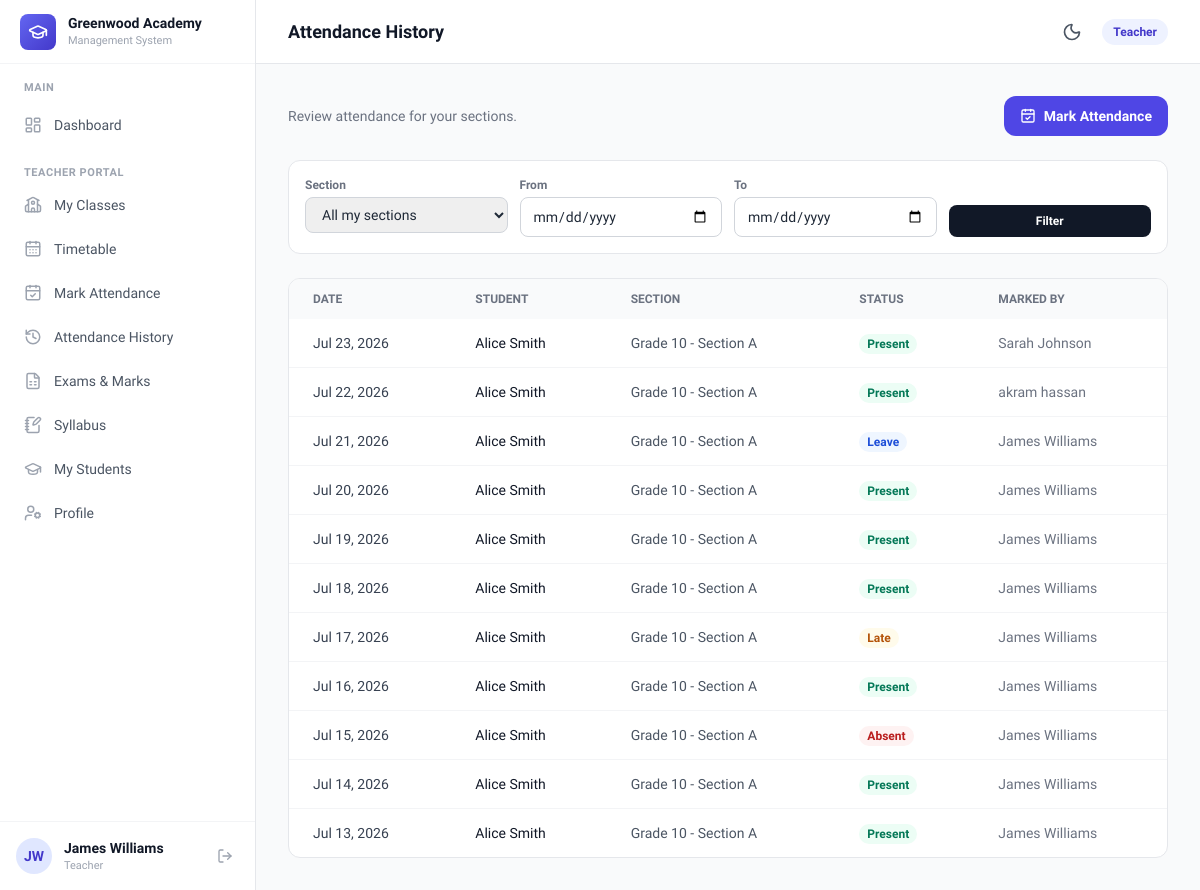
/teacher/attendance/history/ (signed in), run on an earlier commit of the app's database.
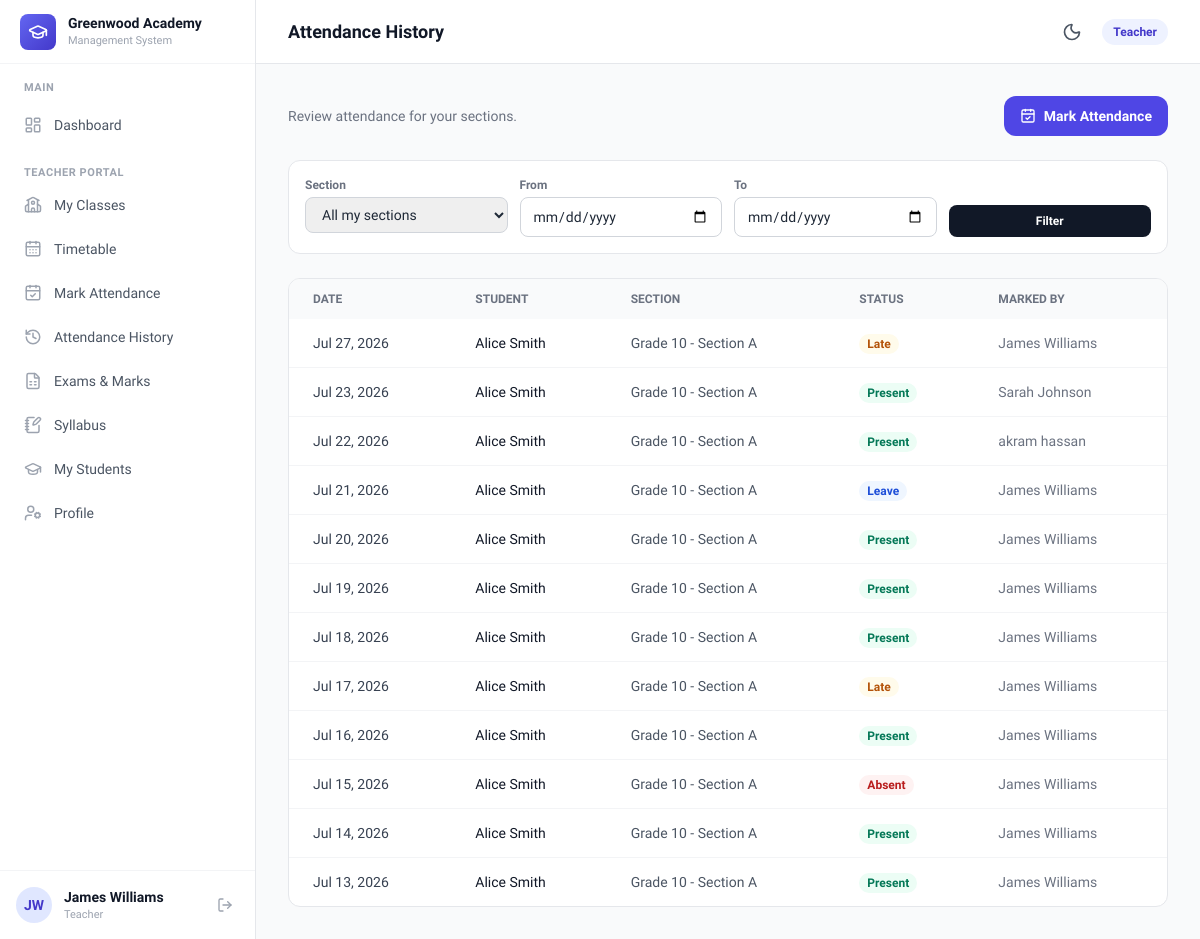
And on a later commit of the database.
### core/models.py (models this page shows, shortened)
class TenantModel(models.Model):
    school = models.ForeignKey(
        School,
        on_delete=models.CASCADE,
        related_name='%(class)s_set',
    )
    objects = TenantManager()
    unscoped = UnscopedManager()
    class Meta:
        abstract = True

class StudentAttendance(TenantModel):
    student = models.ForeignKey(
        Student,
        on_delete=models.CASCADE,
        related_name='attendances'
    )
    section = models.ForeignKey(
        Section,
        on_delete=models.CASCADE,
        related_name='attendances'
    )
    date = models.DateField()
    status = models.CharField(
        max_length=20,
        choices=AttendanceStatusChoices.choices,
        default=AttendanceStatusChoices.PRESENT
    )
    marked_by = models.ForeignKey(
        settings.AUTH_USER_MODEL,
        on_delete=models.SET_NULL,
        null=True,
        blank=True,
        related_name='marked_attendances'
    )
    remarks = models.TextField(blank=True)
    class Meta:
        ordering = ['-date', 'student']
        unique_together = ['student', 'date']

class Student(TenantModel):
    user = models.OneToOneField(
        settings.AUTH_USER_MODEL,
        on_delete=models.CASCADE,
        related_name='student_profile'
    )
    section = models.ForeignKey(
        Section,
        on_delete=models.SET_NULL,
        null=True,
        blank=True,
        related_name='students'
    )
    parent = models.ForeignKey(
        settings.AUTH_USER_MODEL,
        on_delete=models.SET_NULL,
        null=True,
        blank=True,
        related_name='children',
        limit_choices_to={'primary_role': PrimaryRoleChoices.PARENT}
    )
    admission_number = models.CharField(max_length=100)
    class Meta:
        ordering = ['admission_number']
        unique_together = ['school', 'admission_number']

class User(AbstractUser):
    username = None  # Remove username field
    email = models.EmailField('email address', unique=True)
    school = models.ForeignKey(
        School,
        on_delete=models.CASCADE,
        null=True,
        blank=True,
        related_name='users',
    )
    primary_role = models.CharField(
        max_length=20,
        choices=PrimaryRoleChoices.choices,
        blank=True,
    )
    phone = models.CharField(max_length=20, blank=True)
    USERNAME_FIELD = 'email'
    REQUIRED_FIELDS = []  # email & password are required by default
    objects = UserManager()
    class Meta:
        ordering = ['first_name', 'last_name']
    @property
    def is_school_admin(self):
        return self.primary_role == PrimaryRoleChoices.SCHOOL_ADMIN
    @property
    def role_display(self):
        if self.is_superuser:
            return 'Platform Admin'
        return self.get_primary_role_display()

class Section(TenantModel):
    classroom = models.ForeignKey(
        ClassRoom,
        on_delete=models.CASCADE,
        related_name='sections'
    )
    name = models.CharField(max_length=100)
    class_teacher = models.ForeignKey(
        settings.AUTH_USER_MODEL,
        on_delete=models.SET_NULL,
        null=True,
        blank=True,
        related_name='managed_sections'
    )
    class Meta:
        ordering = ['classroom__name', 'name']
        unique_together = ['classroom', 'name']
    def __str__(self):
        return f"{self.classroom.name} - {self.name}"

class ClassRoom(TenantModel):
    name = models.CharField(max_length=200)
    code = models.CharField(max_length=50)
    class Meta:
        ordering = ['name']
        unique_together = ['school', 'code']

### core/views.py (the view)
# urls.py: path('teacher/attendance/history/', views.teacher_attendance_history, name='teacher_attendance_history'),
@teacher_required
def teacher_attendance_history(request):
    sections = get_teacher_sections(request.user)
    section_id = request.GET.get('section', '')
    date_from = request.GET.get('from', '')
    date_to = request.GET.get('to', '')
    attendances = StudentAttendance.objects.filter(
        section__in=sections,
    ).select_related('student', 'student__user', 'section', 'section__classroom', 'marked_by')
    selected_section = None
    if section_id.isdigit():
        selected_section = sections.filter(pk=section_id).first()
        if selected_section:
            attendances = attendances.filter(section=selected_section)
    if date_from:
        try:
            attendances = attendances.filter(date__gte=datetime.date.fromisoformat(date_from))
        except ValueError:
            date_from = ''
    if date_to:
        try:
            attendances = attendances.filter(date__lte=datetime.date.fromisoformat(date_to))
        except ValueError:
            date_to = ''
    paginator = Paginator(attendances.order_by('-date', 'student__admission_number'), 20)
    page_obj = paginator.get_page(request.GET.get('page'))
    return render(request, 'core/teacher_attendance_history.html', {
        'sections': sections,
        'selected_section': selected_section,
        'section_filter': section_id,
        'date_from': date_from,
        'date_to': date_to,
        'attendances': page_obj,
        'page_obj': page_obj,
    })

### core/managers.py (called while the page is built)
def set_current_school(school):
    _thread_locals.current_school = school

def get_current_school():
    return getattr(_thread_locals, 'current_school', None)

def clear_current_school():
    _thread_locals.current_school = None

    def get_queryset(self):
        qs = TenantQuerySet(self.model, using=self._db)
        current_school = get_current_school()
        if current_school is not None:
            qs = qs.filter(school=current_school)
        return qs

### core/models.py (called while the page is built)
    @property
    def currency_symbol(self):
        return CURRENCY_SYMBOLS.get(self.currency, self.currency)

    @property
    def theme_palette(self):
        return THEME_PALETTES.get(self.theme_color, THEME_PALETTES[ThemeColorChoices.INDIGO])

### templates/core/teacher_attendance_history.html (shortened to what this page needs)
{% extends "base.html" %}
{% block page_title %}Attendance History{% endblock %}
{% block content %}
<div class="space-y-6">
    <div class="flex flex-col sm:flex-row sm:items-center sm:justify-between gap-4">
        <p class="text-sm text-gray-500">Review attendance for your sections.</p>
        <a href="{% url 'core:attendance_mark' %}" class="inline-flex items-center gap-2 px-4 py-2.5 rounded-xl bg-primary-600 text-white text-sm font-semibold hover:bg-primary-700">
            <i data-lucide="calendar-check" class="w-4 h-4"></i>
            Mark Attendance
        </a>
    </div>
    <form method="get" class="bg-white rounded-xl border border-gray-200 p-4 grid grid-cols-1 sm:grid-cols-4 gap-3">
        <div>
            <label class="block text-xs font-semibold text-gray-500 mb-1">Section</label>
            <select name="section" class="w-full px-3 py-2 rounded-lg border border-gray-300 text-sm">
                <option value="">All my sections</option>
            </select>
        </div>
        <div>
            <label class="block text-xs font-semibold text-gray-500 mb-1">From</label>
            <input type="date" name="from" value="{{ date_from }}" class="w-full px-3 py-2 rounded-lg border border-gray-300 text-sm">
        </div>
        <div>
            <label class="block text-xs font-semibold text-gray-500 mb-1">To</label>
            <input type="date" name="to" value="{{ date_to }}" class="w-full px-3 py-2 rounded-lg border border-gray-300 text-sm">
        </div>
        <div class="flex items-end">
            <button type="submit" class="w-full px-4 py-2 rounded-lg bg-gray-900 text-white text-xs font-semibold hover:bg-gray-800">Filter</button>
        </div>
    </form>
    <div class="bg-white rounded-xl border border-gray-200 overflow-hidden">
        <div class="overflow-x-auto">
            <table class="w-full">
                <thead>
                    <tr class="bg-gray-50">
                        <th class="px-6 py-3 text-left text-xs font-semibold text-gray-500 uppercase">Date</th>
                        <th class="px-6 py-3 text-left text-xs font-semibold text-gray-500 uppercase">Student</th>
                        <th class="px-6 py-3 text-left text-xs font-semibold text-gray-500 uppercase">Section</th>
                        <th class="px-6 py-3 text-left text-xs font-semibold text-gray-500 uppercase">Status</th>
                        <th class="px-6 py-3 text-left text-xs font-semibold text-gray-500 uppercase">Marked By</th>
                    </tr>
                </thead>
                <tbody class="divide-y divide-gray-100">
                    {% for att in attendances %}
                    <tr class="hover:bg-gray-50">
                        <td class="px-6 py-3 text-sm text-gray-700">{{ att.date|date:"M d, Y" }}</td>
                        <td class="px-6 py-3 text-sm font-medium text-gray-900">{{ att.student.user.get_full_name }}</td>
                        <td class="px-6 py-3 text-sm text-gray-600">{{ att.section }}</td>
                        <td class="px-6 py-3">
                            <span class="inline-flex px-2 py-0.5 rounded-full text-xs font-semibold
                                {% if att.status == 'present' %}bg-emerald-50 text-emerald-700
                                {% elif att.status == 'late' %}bg-amber-50 text-amber-700
                                {% elif att.status == 'leave' %}bg-blue-50 text-blue-700
                                {% else %}bg-red-50 text-red-700{% endif %}">
                                {{ att.get_status_display }}
                            </span>
                        </td>
                        <td class="px-6 py-3 text-sm text-gray-500">{% if att.marked_by %}{{ att.marked_by.get_full_name }}{% else %}—{% endif %}</td>
                    </tr>
                    {% empty %}
                    <tr>
                        <td colspan="5" class="px-6 py-12 text-center text-sm text-gray-400">No attendance records found.</td>
                    </tr>
                    {% endfor %}
                </tbody>
            </table>
        </div>
    </div>
</div>
{% endblock %}

What changed in the data, as far as the page shows it:
added StudentAttendance: date "Jul 27, 2026", student.user.get_full_name "Alice Smith", section "Grade 10 - Section A", status "Late", marked_by.get_full_name "James Williams"
